Frame 1 (no input): blank canvas, image omitted
Frame 60 (the mouse pressed at the canvas centre just before this capture): blank canvas, image omitted
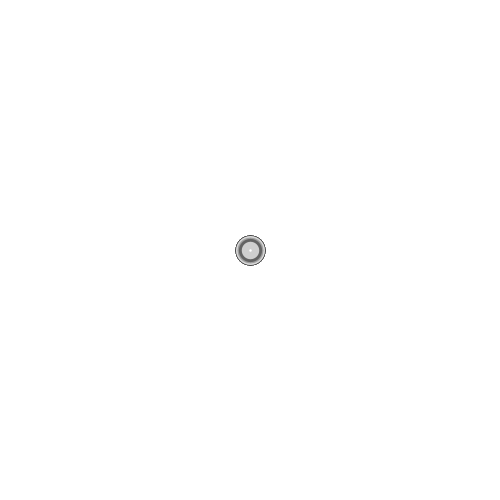
Frame 120 (the mouse held since frame 60 and released just before this capture)

The Processing sketch whose frames 1 and 60 were blank and that drew this single picture after the mouse press (run headless with seeded random() and noise(); from frame 60 on, the mouse is pressed at the canvas centre):

// Processing sketch: processing_130585
// ── processing_130585.pde

void setup() {
  frameRate(30);
  size(500, 500);
  smooth();
  background(255);
}

void draw() {

  for (int x = 0; x < 500; x += 5) {
    strokeWeight(random(20)); // Increase thickness
    fill(255);
    if (mousePressed == true) {
      stroke(random(255));
      ellipse(mouseX, mouseY, 10, 10);
    }
  }
}
